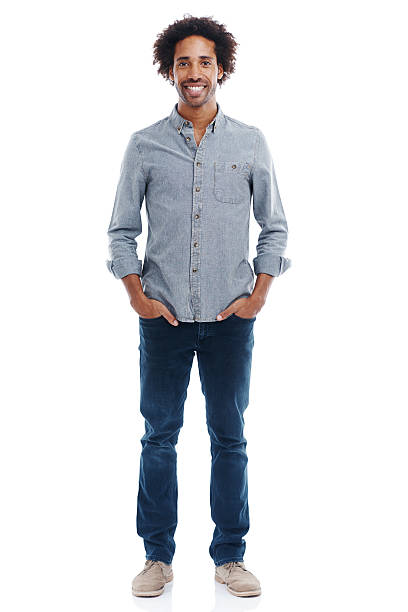
#> input picture CSC515 Foundations of Computer Vision /Portfolio Project/Portfolio Project/images/full_body.jpg, 408 x 612 px
$ python portfolio_project.py
#> lines starting #> are read from the running program, lines starting #| are printed output that depends on the picture; after the words box and inside, x2 and y2 are one past the last pixel; in counts of white or black regions, pixels touching at a corner belong together
import cv2
import matplotlib.pyplot as plt

# Load classifiers
face_classifier = cv2.CascadeClassifier(cv2.data.haarcascades + 'haarcascade_frontalface_default.xml')
eye_classifier = cv2.CascadeClassifier(cv2.data.haarcascades + 'haarcascade_eye.xml')

def preprocess_image(img):
    processed_image = cv2.cvtColor(img, cv2.COLOR_BGR2GRAY)
    processed_image = cv2.equalizeHist(processed_image)
    processed_image = cv2.bilateralFilter(processed_image, 9, 75, 75)
    return processed_image


def detect_faces(img, gray):
    faces = face_classifier.detectMultiScale(gray,
                                             scaleFactor=1.2,
                                             minNeighbors=4,
                                             minSize=(30,30))
    for (x, y, w, h) in faces:
        cv2.rectangle(img, (x, y), (x + w, y + h), (0, 0, 255), 2)
    return faces

def align_and_blur_eyes(img, face_coordinates):
    for (x, y, w, h) in face_coordinates:
        face = img[y:y + h, x:x + w]
        gray_face = cv2.cvtColor(face, cv2.COLOR_BGR2GRAY)
        eyes = eye_classifier.detectMultiScale(gray_face,
                                               scaleFactor=1.03,
                                               minNeighbors=1,
                                               minSize=(10,10))
        for (ex, ey, ew, eh) in eyes:
            eye_region = face[ey:ey + eh, ex:ex + ew]
            blurred = cv2.GaussianBlur(eye_region, (23, 23), 30)
            face[ey:ey + eh, ex:ex + ew] = blurred
        img[y:y + h, x:x + w] = face
    return img

def main():
    image_paths = [
        'images/full_body.jpg',
        'images/front_facing.jpeg',
        'images/front_facing_with_dog.jpg',
        'images/multiple_people.jpg',
        'images/person_far_away.jpg'
    ]

    results = []
    titles = ['Full Body', 'Front Facing', 'Front Facing with Dog', 'Multiple People', 'Far Away']

    for path in image_paths:
        img = cv2.imread(path)
#> img is the input picture: shape (612, 408, 3); mean B, G, R 224, 221, 219.6
        processed_image = preprocess_image(img)
#> in preprocess_image, `processed_image = cv2.cvtColor(img, cv2.COLOR_BGR2GRAY)`:
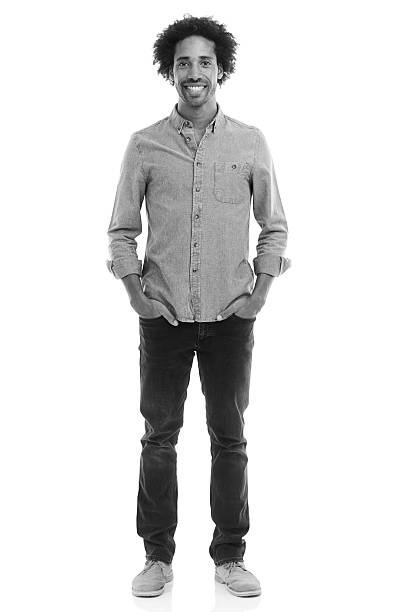
#> processed_image: shape (612, 408); min 0, max 255, mean 220.9
#> in preprocess_image, `processed_image = cv2.equalizeHist(processed_image)`:
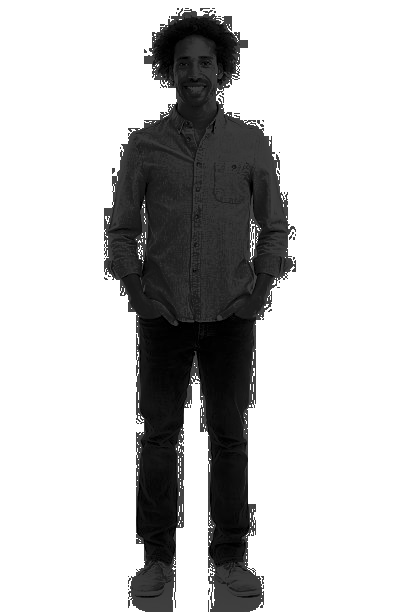
#> processed_image: shape (612, 408); min 0, max 255, mean 195.4
        faces = detect_faces(img, processed_image)
#> in detect_faces, `faces = face_classifier.detectMultiScale(gray, scaleFactor=1.2, minNei..`: faces = [[169, 43, 51, 51]]
#> the loop in detect_faces, `for (x, y, w, h) in faces:` made 1 pass
#> after the loop in detect_faces, `for (x, y, w, h) in faces:`:
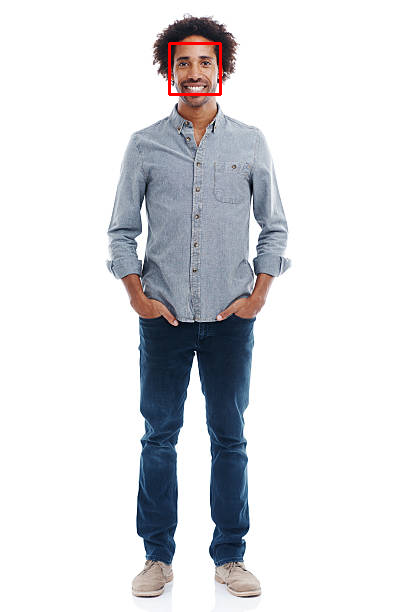
#> img: shape (612, 408, 3); 0.24% of pixels changed, all inside (x1, y1, x2, y2) = (168, 42, 222, 96)
#> faces = [[169, 43, 51, 51]]
        img = align_and_blur_eyes(img, faces)
#> the loop in align_and_blur_eyes, `for (x, y, w, h) in face_coordinates:` made 1 pass
#> (x, y, w, h, eyes) on pass 1: (169, 43, 51, 51, [[3, 9, 23, 23], [24, 9, 21, 21]])
#> pass 1, in align_and_blur_eyes, `gray_face = cv2.cvtColor(face, cv2.COLOR_BGR2GRAY)`:
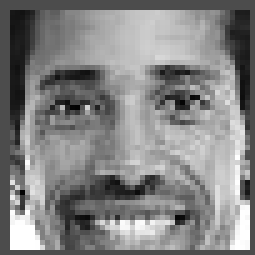
#> gray_face: shape (51, 51) (shown 5 times larger); min 2, max 255, mean 131.2
#> after the loop in align_and_blur_eyes, `for (x, y, w, h) in face_coordinates:`:
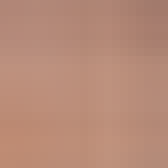
#> eye_region: shape (21, 21, 3) (shown 8 times larger); mean B, G, R 119.9, 138.8, 183.3
#> after the loop in align_and_blur_eyes, `for (x, y, w, h) in face_coordinates:`:
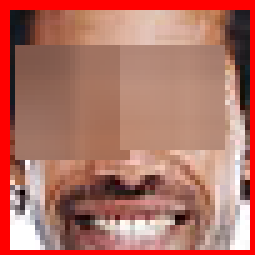
#> face: shape (51, 51, 3) (shown 5 times larger); mean B, G, R 100.5, 112.9, 177.9
#> after the loop in align_and_blur_eyes, `for (x, y, w, h) in face_coordinates:`:
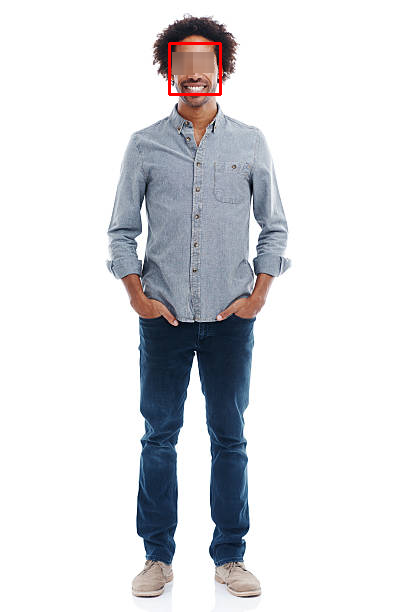
#> img: shape (612, 408, 3); 0.37% of pixels changed, all inside (x1, y1, x2, y2) = (172, 52, 214, 75)
        img_rgb = cv2.cvtColor(img, cv2.COLOR_BGR2RGB)
        results.append(img_rgb)
#> pass 2 of the loop in main, `for path in image_paths:`:
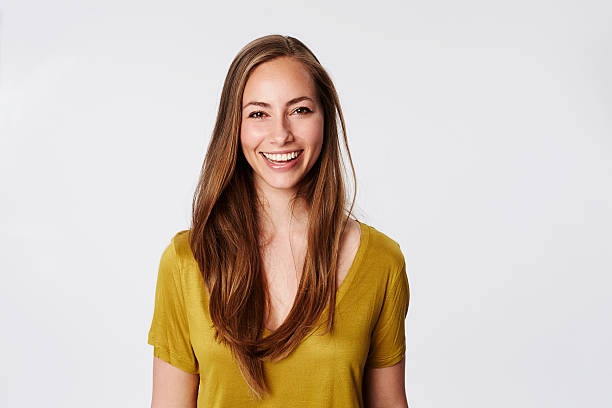
#> input picture CSC515 Foundations of Computer Vision /Portfolio Project/Portfolio Project/images/front_facing.jpeg, 612 x 408 px
#> in main, img is the input picture: shape (408, 612, 3); mean B, G, R 185.5, 197.2, 209.8
#> the loop in detect_faces (call 2), `for (x, y, w, h) in faces:` made 1 pass
#> (x, y, w, h) on pass 1: (224, 70, 111, 111)
#> in main, `faces = detect_faces(img, processed_image)`: faces = [[224, 70, 111, 111]]
#> the loop in align_and_blur_eyes (call 2), `for (x, y, w, h) in face_coordinates:` made 1 pass
#> (x, y, w, h, eyes) on pass 1: (224, 70, 111, 111, [[61, 28, 27, 27], [19, 31, 28, 28]])
#> after the loop in align_and_blur_eyes (call 2), `for (x, y, w, h) in face_coordinates:`:
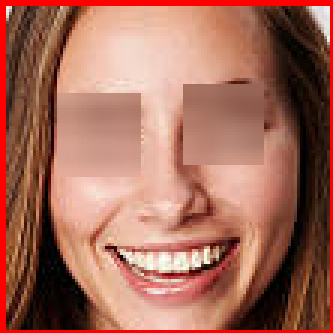
#> face: shape (111, 111, 3) (shown 3 times larger); mean B, G, R 90.2, 107.1, 165.1
#> after the loop in align_and_blur_eyes (call 2), `for (x, y, w, h) in face_coordinates:`:
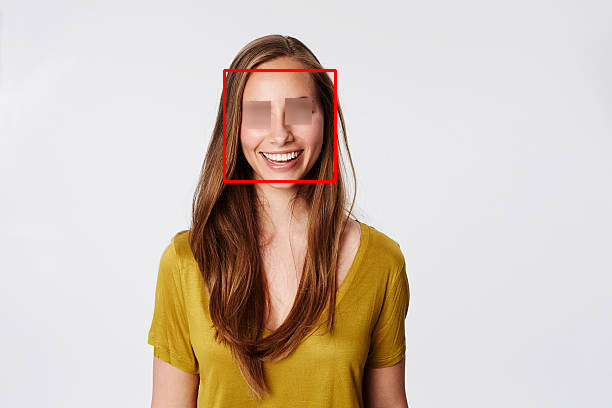
#> img: shape (408, 612, 3); mean B, G, R 185.1, 196.7, 210.5
#> img_rgb: shape (408, 612, 3)

    for i in range(5):
        plt.subplot(2, 3, i+1)
        plt.imshow(results[i])
        plt.title(titles[i])
        plt.axis('off')

    plt.tight_layout()
    plt.show()

if __name__ == '__main__':
#> (the run stopped early here; a loop or call above may not have finished)
